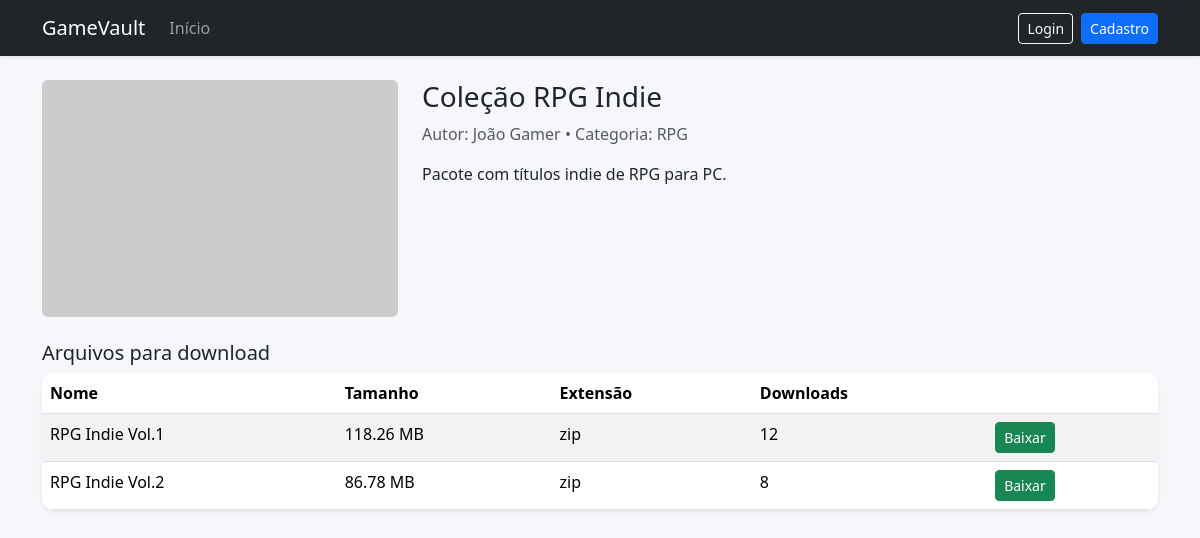
The page /public/p/colecao-rpg-indie on the database its author committed.
### tables this page shows
CREATE TABLE pastas (
  id INT AUTO_INCREMENT PRIMARY KEY,
  usuario_id INT NOT NULL,
  categoria_id INT NULL,
  nome VARCHAR(180) NOT NULL,
  slug VARCHAR(200) NOT NULL UNIQUE,
  descricao TEXT NOT NULL,
  capa VARCHAR(255) NULL,
  status ENUM('publica','privada','desenvolvimento') NOT NULL DEFAULT 'desenvolvimento',
  senha_acesso VARCHAR(255) NULL,
  aprovado TINYINT(1) NOT NULL DEFAULT 0,
  criado_em DATETIME NOT NULL,
  atualizado_em DATETIME NULL,
  INDEX idx_pastas_status (status),
  INDEX idx_pastas_usuario (usuario_id),
  INDEX idx_pastas_categoria (categoria_id),
  CONSTRAINT fk_pastas_usuario FOREIGN KEY (usuario_id) REFERENCES usuarios(id) ON DELETE CASCADE,
  CONSTRAINT fk_pastas_categoria FOREIGN KEY (categoria_id) REFERENCES categorias(id) ON DELETE SET NULL
);

CREATE TABLE usuarios (
  id INT AUTO_INCREMENT PRIMARY KEY,
  nome VARCHAR(120) NOT NULL,
  email VARCHAR(160) NOT NULL UNIQUE,
  senha_hash VARCHAR(255) NOT NULL,
  role ENUM('usuario','admin') NOT NULL DEFAULT 'usuario',
  status ENUM('ativo','bloqueado') NOT NULL DEFAULT 'ativo',
  criado_em DATETIME NOT NULL,
  atualizado_em DATETIME NULL,
  INDEX idx_usuarios_status (status),
  INDEX idx_usuarios_role (role)
);

CREATE TABLE categorias (
  id INT AUTO_INCREMENT PRIMARY KEY,
  nome VARCHAR(120) NOT NULL,
  slug VARCHAR(140) NOT NULL UNIQUE,
  status TINYINT(1) NOT NULL DEFAULT 1,
  criado_em DATETIME NOT NULL
);

CREATE TABLE arquivos (
  id INT AUTO_INCREMENT PRIMARY KEY,
  pasta_id INT NOT NULL,
  nome VARCHAR(180) NOT NULL,
  nome_original VARCHAR(255) NOT NULL,
  caminho VARCHAR(255) NOT NULL,
  tamanho BIGINT NOT NULL,
  extensao VARCHAR(20) NOT NULL,
  downloads INT NOT NULL DEFAULT 0,
  criado_em DATETIME NOT NULL,
  INDEX idx_arquivos_pasta (pasta_id),
  INDEX idx_arquivos_extensao (extensao),
  CONSTRAINT fk_arquivos_pasta FOREIGN KEY (pasta_id) REFERENCES pastas(id) ON DELETE CASCADE
);

### includes/helpers.php (called while the page is built, shortened)
<?php
function e(string $value): string
{
    return htmlspecialchars($value, ENT_QUOTES, 'UTF-8');
}
function isLoggedIn(): bool
{
    return !empty($_SESSION['user']);
}
function formatBytes(int $bytes): string
{
    $units = ['B', 'KB', 'MB', 'GB'];
    $power = $bytes > 0 ? floor(log($bytes, 1024)) : 0;
    return number_format($bytes / (1024 ** $power), 2) . ' ' . $units[(int)$power];
}

### config/database.php (called while the page is built, shortened)
<?php
class Database
{
    private static ?PDO $connection = null;
    public static function connection(): PDO
    {
        if (self::$connection === null) {
            $dsn = 'mysql:host=' . DB_HOST . ';dbname=' . DB_NAME . ';charset=utf8mb4';
            self::$connection = new PDO($dsn, DB_USER, DB_PASS, [
                PDO::ATTR_ERRMODE => PDO::ERRMODE_EXCEPTION,
                PDO::ATTR_DEFAULT_FETCH_MODE => PDO::FETCH_ASSOC,
                PDO::ATTR_EMULATE_PREPARES => false,
            ]);
        }
        return self::$connection;
    }
}

### classes/FolderManager.php (called while the page is built, shortened)
<?php
require_once dirname(__DIR__) . '/config/database.php';
require_once dirname(__DIR__) . '/includes/helpers.php';
class FolderManager
{
    private PDO $db;
    public function __construct()
    {
        $this->db = Database::connection();
    }
    public function getFolderBySlug(string $slug): ?array
    {
        $stmt = $this->db->prepare('SELECT p.*, u.nome AS autor, c.nome AS categoria FROM pastas p INNER JOIN usuarios u ON u.id = p.usuario_id LEFT JOIN categorias c ON c.id = p.categoria_id WHERE p.slug = :slug LIMIT 1');
        $stmt->execute(['slug' => $slug]);
        $folder = $stmt->fetch();
        $filesStmt = $this->db->prepare('SELECT * FROM arquivos WHERE pasta_id = :pasta_id ORDER BY criado_em DESC');
        $filesStmt->execute(['pasta_id' => $folder['id']]);
        $folder['arquivos'] = $filesStmt->fetchAll();
        return $folder;
    }
}

### public/folder.php (the view, shortened to what this page needs)
<?php
require_once __DIR__ . '/../includes/helpers.php';
require_once __DIR__ . '/../classes/FolderManager.php';
$slug = $_GET['slug'] ?? '';
$manager = new FolderManager();
$folder = $manager->getFolderBySlug($slug);
        ?>
        <?php
include __DIR__ . '/../includes/header.php';
?>
<div class="row g-4">
  <div class="col-md-4"><img class="img-fluid rounded" src="<?= $folder['capa'] ? BASE_URL . '/../uploads/covers/' . e($folder['capa']) : 'https://placehold.co/600x400' ?>" alt="capa"></div>
  <div class="col-md-8">
    <h1 class="h3"><?= e($folder['nome']) ?></h1>
    <p class="text-muted">Autor: <?= e($folder['autor']) ?> • Categoria: <?= e($folder['categoria'] ?? 'N/A') ?></p>
    <p><?= nl2br(e($folder['descricao'])) ?></p>
  </div>
</div>
<h2 class="h5 mt-4">Arquivos para download</h2>
<div class="table-responsive bg-white shadow-sm">
<table class="table table-striped mb-0">
<thead><tr><th>Nome</th><th>Tamanho</th><th>Extensão</th><th>Downloads</th><th></th></tr></thead>
<tbody>
<?php foreach ($folder['arquivos'] as $file): ?>
<tr>
<td><?= e($file['nome']) ?></td>
<td><?= e(formatBytes((int) $file['tamanho'])) ?></td>
<td><?= e($file['extensao']) ?></td>
<td><?= (int) $file['downloads'] ?></td>
<td><a class="btn btn-sm btn-success" href="<?= BASE_URL ?>/download/<?= (int) $file['id'] ?>">Baixar</a></td>
</tr>
<?php endforeach; ?>
</tbody>
</table>
</div>
<?php include __DIR__ . '/../includes/footer.php'; ?>

### includes/header.php (shortened to what this page needs)
<?php
require_once __DIR__ . '/helpers.php';
?>
<!doctype html>
<html lang="pt-BR">
<head>
    <link href="https://cdn.jsdelivr.net/npm/bootstrap@5.3.3/dist/css/bootstrap.min.css" rel="stylesheet">
    <link href="<?= BASE_URL ?>/assets/css/style.css" rel="stylesheet">
</head>
<body>
<nav class="navbar navbar-expand-lg navbar-dark bg-dark shadow-sm mb-4">
    <div class="container">
        <a class="navbar-brand" href="<?= BASE_URL ?>/index.php">GameVault</a>
        <div id="menu" class="collapse navbar-collapse">
            <ul class="navbar-nav me-auto">
                <li class="nav-item"><a class="nav-link" href="<?= BASE_URL ?>/index.php">Início</a></li>
            </ul>
            <div class="d-flex gap-2">
                <?php if (!isLoggedIn()): ?>
                    <a class="btn btn-outline-light btn-sm" href="<?= BASE_URL ?>/login.php">Login</a>
                    <a class="btn btn-primary btn-sm" href="<?= BASE_URL ?>/register.php">Cadastro</a>
                <?php else: ?>
                    <span class="text-white mt-1 small">Olá, <?= e($_SESSION['user']['nome']) ?></span>
                    <a class="btn btn-danger btn-sm" href="<?= BASE_URL ?>/logout.php">Sair</a>
                <?php endif; ?>
            </div>
        </div>
    </div>
</nav>
<main class="container pb-5">

### includes/footer.php (shortened to what this page needs)
</main>
</body>
</html>

### public/assets/css/style.css (style rules this page uses)
body { background: #f5f7fb; }
.table-responsive { border-radius: 12px; overflow: hidden; }

### rows shown on the page
pastas: nome "Coleção RPG Indie", usuario.nome "João Gamer", categoria.nome "RPG", descricao "Pacote com títulos indie de RPG para PC."
arquivos: nome "RPG Indie Vol.1", tamanho "118.26 MB", extensao "zip", downloads "12"
arquivos: nome "RPG Indie Vol.2", tamanho "86.78 MB", extensao "zip", downloads "8"
